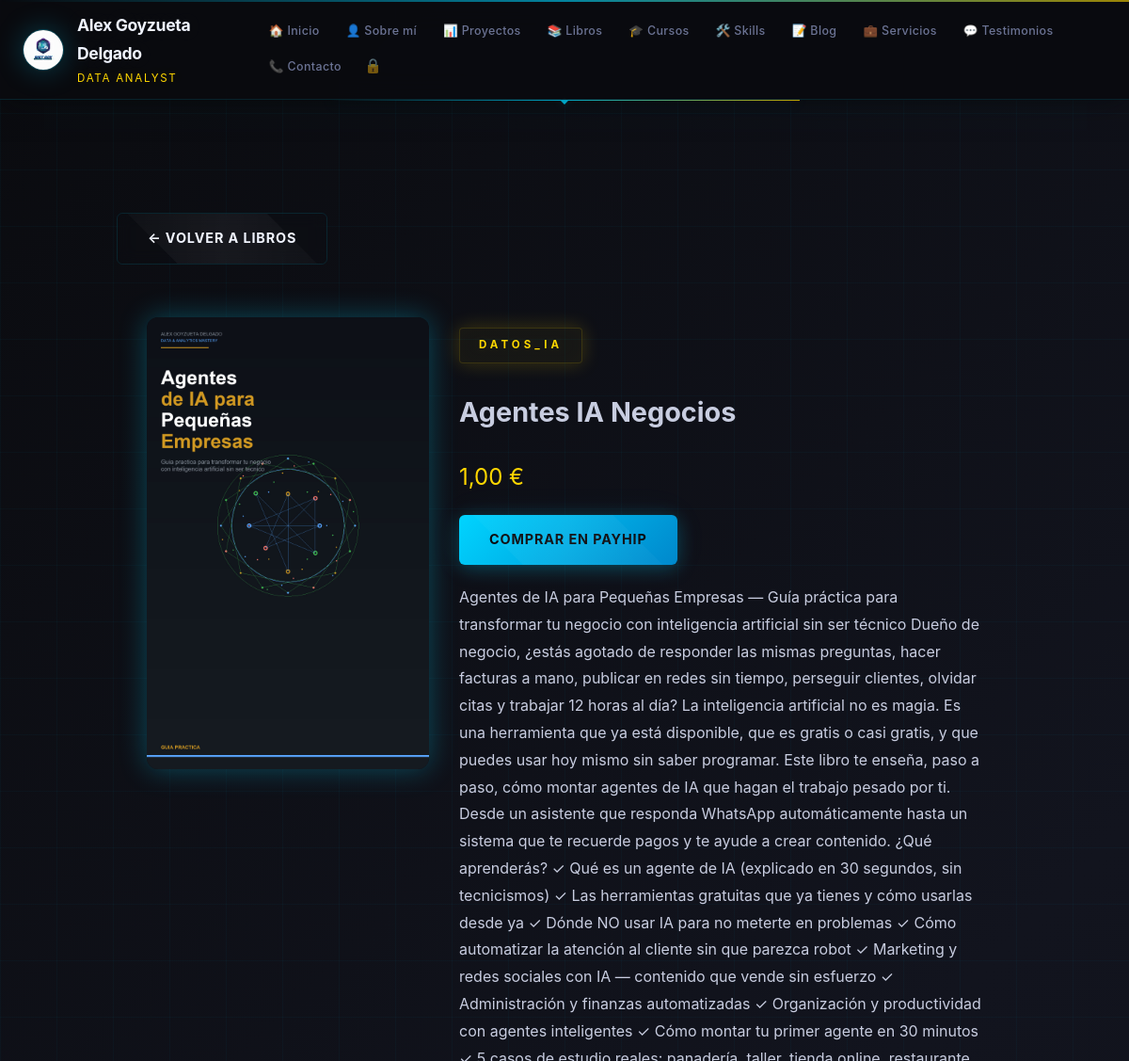
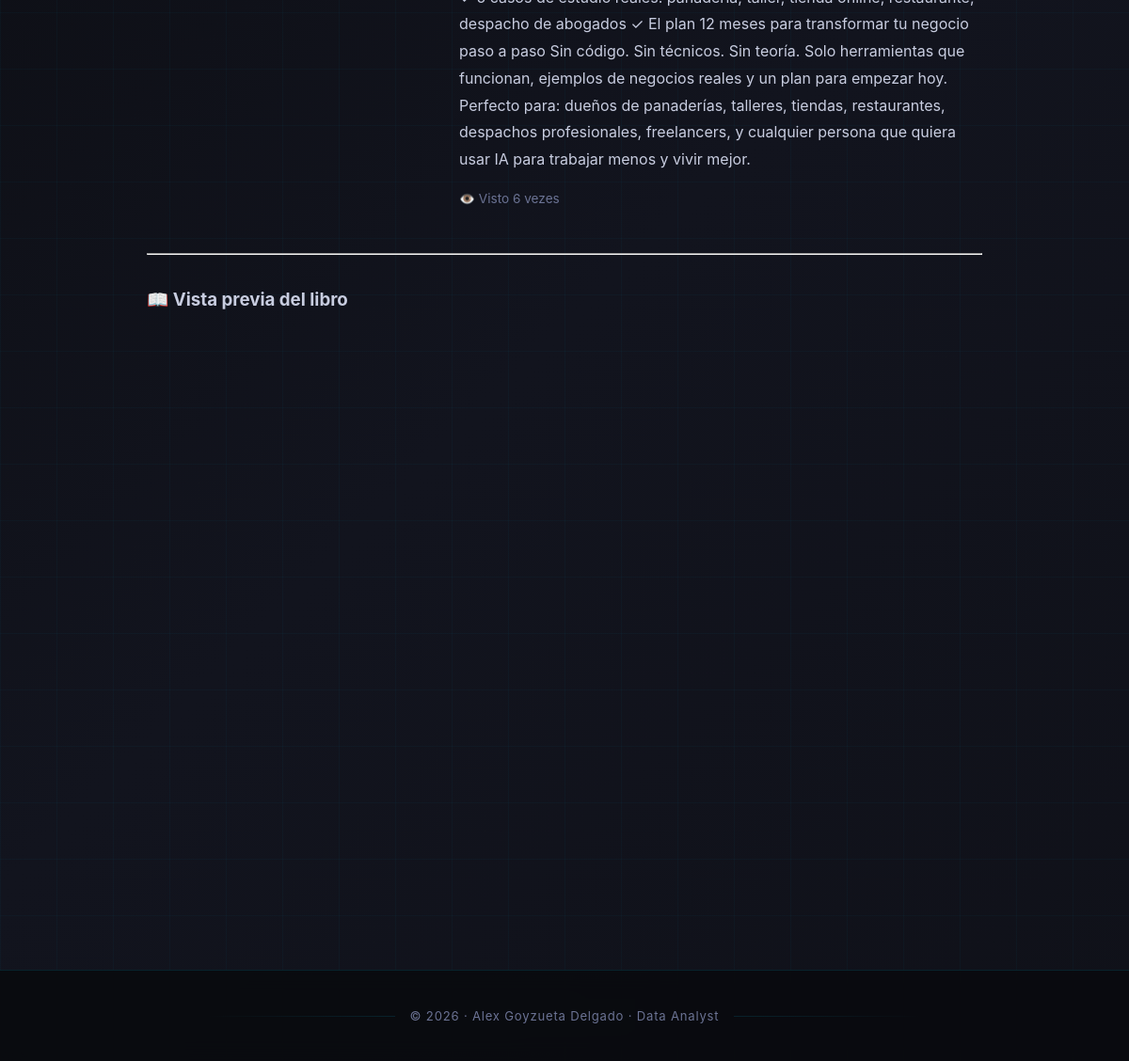
The app's page /libro/1/ with its own data (2 pictures, top to bottom).
### store/models.py (models this page shows, shortened)
class Libro(models.Model):
    titulo = models.CharField(max_length=200)
    descripcion = models.TextField(blank=True)
    categoria = models.CharField(
        max_length=120,
        blank=True,
        help_text='Categoría del libro para filtrar en la tienda',
    )
    portada_url = models.CharField(max_length=255, blank=True)
    portada_archivo = models.ImageField(upload_to='portadas/', blank=True, null=True)
    pdf_url = models.CharField(
        max_length=255,
        blank=True,
        help_text='URL pública del PDF para vista previa del libro',
    )
    pdf_archivo = models.FileField(upload_to='pdfs/', blank=True, null=True, help_text='Subir archivo PDF directamente')
    epub_archivo = models.FileField(upload_to='epubs/', blank=True, null=True, help_text='Subir archivo EPUB directamente')
    precio = models.DecimalField(max_digits=6, decimal_places=2, default=1.00)
    payhip_url = models.URLField(blank=True)
    publicado = models.BooleanField(default=False)
    excerpt = models.TextField(
        blank=True,
        help_text='Parte importante del libro para destacar en el detalle',
    )
    folder_name = models.CharField(
        max_length=255,
        blank=True,
        help_text='Nombre de la carpeta en distribucion',
    )
    epub_filename = models.CharField(
        max_length=255,
        blank=True,
        help_text='Nombre del archivo EPUB original',
    )

### store/views.py (the view)
# urls.py: path('libro/<int:pk>/', detalle_libro, name='libro_detalle'),
def detalle_libro(request, pk):
    libro = get_object_or_404(
        Libro,
        pk=pk,
        publicado=True,
    )
    LibroView.objects.create(
        libro=libro,
        ip_address=request.META.get('REMOTE_ADDR', ''),
        user_agent=request.META.get('HTTP_USER_AGENT', ''),
    )
    total_views = LibroView.objects.filter(libro=libro).count()
    return render(request, 'store/detalle.html', {'libro': libro, 'total_views': total_views})

### templates/store/detalle.html (shortened to what this page needs)
{% extends 'store/base.html' %}
{% load static %}
{% block content %}
<section class="section" style="padding: 60px 0;">
    <div class="container" style="max-width: 1000px;">
        <a href="/#libros" class="button button-secondary" style="margin-bottom: 24px;">← Volver a libros</a>
        <div class="panel-card" style="padding: 32px;">
            <div style="display: grid; grid-template-columns: 300px 1fr; gap: 32px; align-items: start;">
                <div>
                    <img src="{% if libro.portada_archivo %}{{ libro.portada_archivo.url }}{% else %}{{ libro.portada_url|default:'https://via.placeholder.com/300x450?text=Portada' }}{% endif %}" alt="{{ libro.titulo }}" style="width: 100%; border-radius: 12px; box-shadow: 0 0 30px rgba(0,212,255,.3);">
                </div>
                <div>
                    <p class="eyebrow" style="margin-bottom: 4px;">{{ libro.categoria|default:'Sin categoría' }}</p>
                    <h1 style="font-size: 1.8rem;">{{ libro.titulo }}</h1>
                    <p class="price" style="font-size: 1.5rem; color: var(--gold); margin: 12px 0;">{{ libro.precio }} €</p>
                    {% if libro.payhip_url %}
                    <div style="display: flex; gap: 12px; margin: 20px 0;">
                        <a class="button" href="{% url 'libro_comprar' libro.pk %}">Comprar en Payhip</a>
                    </div>
                    {% endif %}
                    <p style="line-height: 1.8;">{{ libro.descripcion }}</p>
                    <p style="margin-top: 16px; font-size: 0.85rem; color: var(--muted);">👁️ Visto {{ total_views }} vez{% if total_views != 1 %}es{% endif %}</p>
                </div>
            </div>
            {% if libro.pdf_archivo or libro.pdf_url %}
            <hr style="border-color: var(--glass-border); margin: 32px 0;">
            <h3 style="margin-bottom: 16px;">📖 Vista previa del libro</h3>
            <div class="pdf-frame pdf-preview-frame">
                <iframe src="{% if libro.pdf_archivo %}{{ libro.pdf_archivo.url }}{% else %}{{ libro.pdf_url }}{% endif %}#toolbar=0&navpanes=0&scrollbar=0" title="Vista previa PDF" loading="lazy" style="width: 100%; height: 500px; border: none; border-radius: 12px;"></iframe>
            </div>
            {% endif %}
        </div>
    </div>
</section>
{% endblock %}

### static/style.css (style rules this page uses)
:root { --bg: #0a0b0f; --bg-pattern: #0d0e14; --surface: rgba(18, 20, 30, 0.85); --surface-glass: rgba(18, 20, 30, 0.6); --text: #c8cde0; --text-bright: #f0f4ff; --muted: #6b7394; --primary: #00d4ff; --primary-glow: rgba(0, 212, 255, 0.25); --accent: #06d6a0; --gold: #ffd700; --gold-glow: rgba(255, 215, 0, 0.2); --red-accent: #ff2a2a; --red-glow: rgba(255, 42, 42, 0.15); --border: rgba(0, 212, 255, 0.12); --border-gold: rgba(255, 215, 0, 0.15); --bg-gradient: linear-gradient(135deg, #0a0b0f 0%, #12141e 30%, #0d0e14 70%, #0a0b0f 100%); --card-gradient: linear-gradient(145deg, rgba(18, 20, 30, 0.9), rgba(24, 28, 42, 0.8)); --hologram: linear-gradient(135deg, rgba(0, 212, 255, 0.05), rgba(255, 215, 0, 0.03)); --glow-blue: 0 0 30px rgba(0, 212, 255, 0.1), 0 0 60px rgba(0, 212, 255, 0.05); --glow-gold: 0 0 30px rgba(255, 215, 0, 0.08), 0 0 60px rgba(255, 215, 0, 0.03); }
* { box-sizing: border-box; }
body { margin: 0; padding: 0; font-family: 'Inter', 'Segoe UI', Arial, sans-serif; color: var(--text); background: var(--bg-gradient); background-attachment: fixed; background-size: 200% 200%; animation: bgShift 20s ease-in-out infinite; min-height: 100vh; line-height: 1.7; position: relative; }
body::before { content: ''; position: fixed; inset: 0; background-image: linear-gradient(rgba(0, 212, 255, 0.03) 1px, transparent 1px), linear-gradient(90deg, rgba(0, 212, 255, 0.03) 1px, transparent 1px); background-size: 60px 60px; pointer-events: none; z-index: 0; }
body::after { content: ''; position: fixed; top: 0; left: 0; right: 0; height: 2px; background: linear-gradient(90deg, transparent, var(--primary), var(--gold), var(--red-accent), transparent); background-size: 200% 100%; animation: scanLine 4s linear infinite; z-index: 999; pointer-events: none; opacity: 0.6; }
a { color: var(--primary); text-decoration: none; }
.eyebrow { display: inline-block; color: var(--gold); text-transform: uppercase; letter-spacing: 0.35em; font-size: 0.72rem; font-weight: 700; margin-bottom: 24px; padding: 8px 20px; border: 1px solid var(--border-gold); border-radius: 4px; background: rgba(255, 215, 0, 0.04); text-shadow: 0 0 20px var(--gold-glow); box-shadow: 0 0 20px var(--gold-glow), inset 0 0 20px rgba(255, 215, 0, 0.02); }
.button { display: inline-flex; align-items: center; justify-content: center; padding: 14px 32px; background: linear-gradient(135deg, var(--primary), #0088cc); color: var(--bg); text-decoration: none; border-radius: 6px; font-weight: 700; font-size: 0.9rem; transition: all 0.3s ease; border: none; cursor: pointer; box-shadow: 0 4px 20px var(--primary-glow), 0 0 40px rgba(0, 212, 255, 0.05); text-transform: uppercase; letter-spacing: 0.06em; position: relative; overflow: hidden; }
.button::before { content: ''; position: absolute; top: -50%; left: -50%; width: 200%; height: 200%; background: linear-gradient(45deg, transparent, rgba(255, 255, 255, 0.05), transparent); transform: rotate(45deg); transition: all 0.5s ease; }
.button-secondary { background: transparent; color: var(--text-bright); border: 1px solid var(--border); box-shadow: none; backdrop-filter: blur(8px); }
.container { max-width: 1400px; margin: 0 auto; padding: 60px 24px 80px; position: relative; z-index: 1; }
.section { padding: 80px 0; position: relative; }
.section::before { content: ''; position: absolute; top: 0; left: 50%; transform: translateX(-50%); width: 60%; max-width: 500px; height: 1px; background: linear-gradient(90deg, transparent, var(--primary), var(--gold), var(--primary), transparent); background-size: 200% 100%; animation: scanLine 3s linear infinite; box-shadow: 0 0 20px var(--primary-glow), 0 0 40px var(--gold-glow); }
.section::after { content: '◆'; position: absolute; top: -5px; left: 50%; transform: translateX(-50%); color: var(--primary); font-size: 0.5rem; text-shadow: 0 0 10px var(--primary-glow); z-index: 1; }

### records on screen
Libro: portada_url (picture), categoria "DATOS_IA", titulo "Agentes IA Negocios", precio "1,00", descripcion "Agentes de IA para Pequeñas Empresas — Guía práctica para transformar tu negocio con inteligencia artificial sin ser técnico Dueño de negocio, ¿estás agotado de responder las mismas preguntas, hacer facturas a mano, publicar en redes sin tiempo, perseguir clientes, olvidar citas y trabajar 12 horas al día? La inteligencia artificial no es magia. Es una herramienta que ya está disponible, que es gratis o casi gratis, y que puedes usar hoy mismo sin saber programar. Este libro te enseña, paso a paso, cómo montar agentes de IA que hagan el trabajo pesado por ti. Desde un asistente que responda WhatsApp automáticamente hasta un sistema que te recuerde pagos y te ayude a crear contenido. ¿Qué…"

### other values on screen
{{ total_views }} "6"
